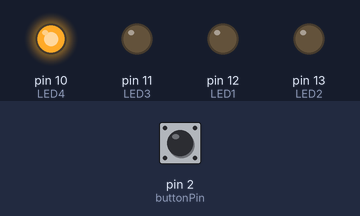
The sketch below on a simulated Arduino Uno, built with avr-gcc and run on an emulated ATmega328P. On the bench: output pins drawn as LEDs (lit = HIGH). The inputs (shaded band) are chosen by the test bench; at power-on: pin 2 (buttonPin) LOW.

Above: at 0.13 s.
At 1.13 s:
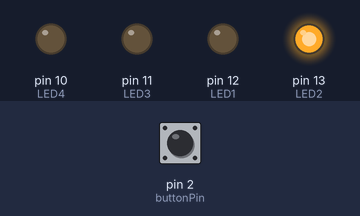
At 1.63 s:
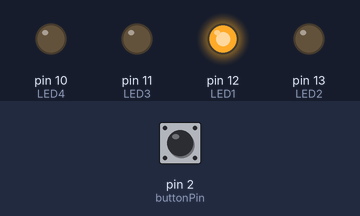
At 2.64 s:
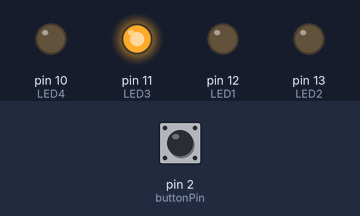
At 3.9 s:
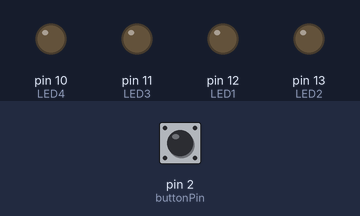
Timing chart, 0 to 4.6 s (numbered marks = the images above):
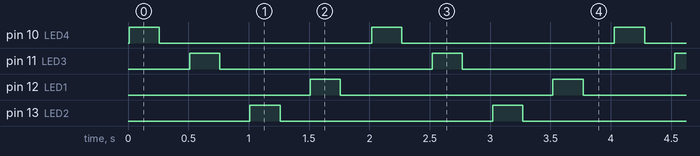

Measured:
- by itself, pin 10 (LED4), pin 11 (LED3), pin 12 (LED1), pin 13 (LED2): alternates HIGH for 0.25 s and LOW for 1.8 s
- by itself, everything shown: repeats every 2.0 s, in 8 steps

The sketch:

LED-Switch-Week4-Home-Assignemnt.ino
```cpp
/*
Jay J Gurung
9-19-2023

A Sketch to make the LEDs switch from blinking clockwise (at 1 blinks 0.25 second at 0.25 sec gap between each blink)
to anti clock wise (at 1 blink per 0.15 second with 0.15 second gap between every blink)
*/


const int buttonPin = 2; // Creates variable called buttonPin, assigns to 2
const int LED1 =12; // creates var called LED1, assigns value of 13
const int LED2 =13;
const int LED3 =11;
const int LED4 =10;
int buttonState = 0; // creates a variable to track buttonState, value of 0

void setup() {
  // put your setup code here, to run once:
  pinMode (LED1, OUTPUT); // initialize LED pin as outout
  pinMode (LED2, OUTPUT);
  pinMode (LED3, OUTPUT);
  pinMode (LED4, OUTPUT);

  pinMode (buttonPin, INPUT); // initialize pushbutton PIn as input
}

void loop() {
  // put your main code here, to run repeatedly:
  buttonState = digitalRead(buttonPin);
  delay(10);

  if (buttonState == HIGH) {
    digitalWrite (LED1, HIGH);
    delay(150);
    digitalWrite (LED1, LOW);
    delay(150);
    digitalWrite (LED2, HIGH);
    delay(150);
    digitalWrite (LED2, LOW);
    delay(150);
    digitalWrite (LED3, HIGH);
    delay(150);
    digitalWrite (LED3, LOW);
    delay(150);
    digitalWrite (LED4, HIGH);
    delay(150);
    digitalWrite (LED4, LOW);
    delay(150);

  }else{
    digitalWrite (LED4, HIGH);
    delay(250);
    digitalWrite (LED4, LOW);
    delay(250);
    digitalWrite (LED3, HIGH);
    delay(250);
    digitalWrite (LED3, LOW);
    delay(250);
    digitalWrite (LED2, HIGH);
    delay(250);
    digitalWrite (LED2, LOW);
    delay(250);
    digitalWrite (LED1, HIGH);
    delay(250);
    digitalWrite (LED1, LOW);
    delay(250);
  }
}
```
